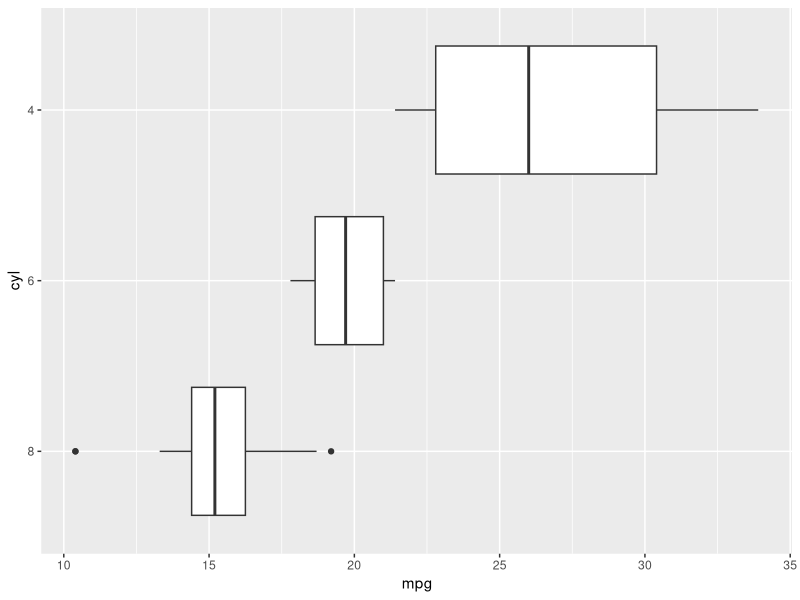

This chart was generated by the following R code:
## ---- chunk 1
knitr::opts_chunk$set(echo = FALSE)

# Learn more about creating blogs with Distill at:
# https://rstudio.github.io/distill/blog.html

library(tidyverse, warn.conflicts = F)
## ---- chunk 2
head(mtcars)
## ---- chunk 3
mtcars %>% 
  tibble::rownames_to_column("brand") %>% 
  mutate(cyl = factor(cyl),
         cyl = fct_reorder(cyl, mpg)) %>% 
  ggplot(aes(x = mpg, y = cyl)) +
  geom_boxplot()
